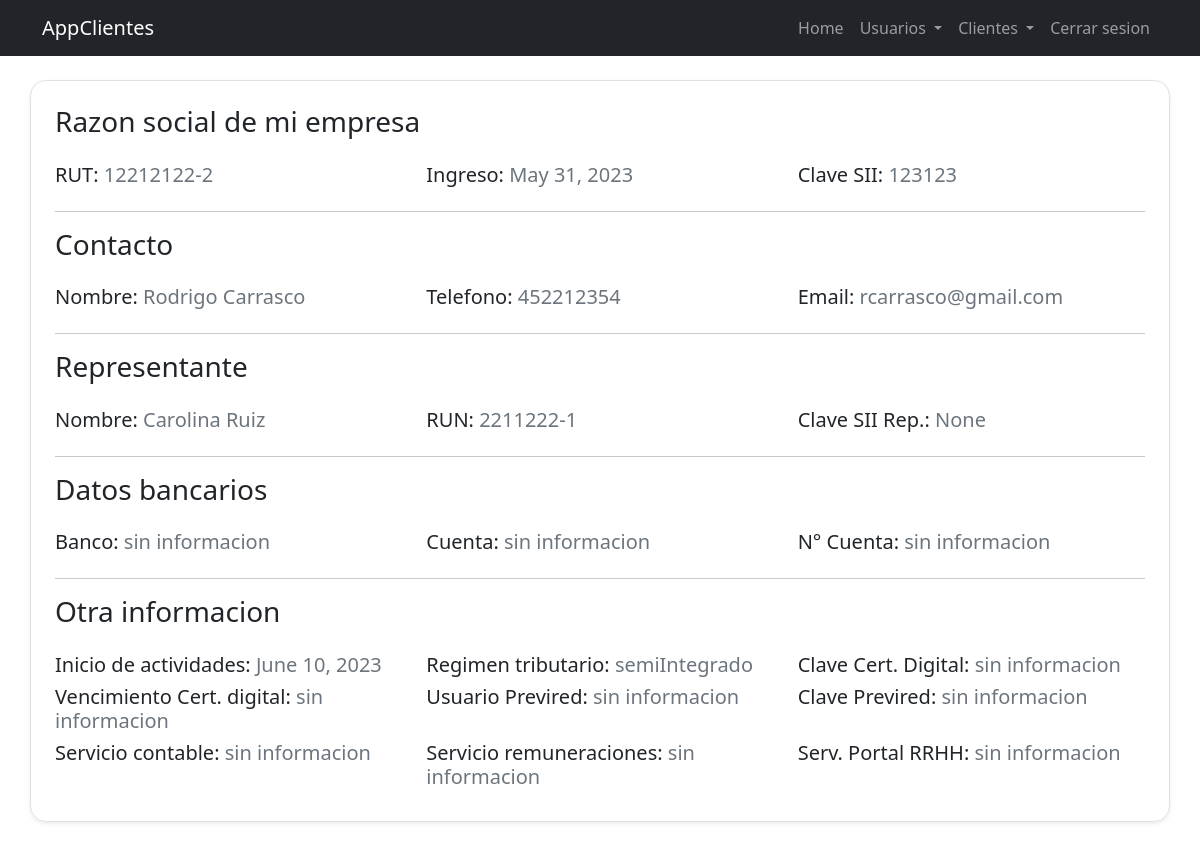
The page /clientes/ver/1/ (signed in) on the database its author committed.
### clientes/models.py (models this page shows, shortened)
class Cliente(models.Model):
    nombreDeFantasia=models.CharField(max_length=60,null=True,blank=True)
    rutEmpresa=models.CharField(max_length=30)
    razonSocial=models.CharField(max_length=100)
    fechaIngresoCliente=models.DateField(max_length=10)
    claveSII=models.CharField(max_length=30)
    nombreContacto1=models.CharField(max_length=50)
    telefonoContacto1=models.CharField(max_length=20)
    emailContacto1=models.EmailField(max_length=60)
    nombreContacto2=models.CharField(max_length=50,null=True,blank=True)
    telefonoContacto2=models.CharField(max_length=20,null=True,blank=True)
    emailContacto2=models.EmailField(max_length=60,null=True,blank=True)
    representanteLegal=models.CharField(max_length=50)
    rutRepresentanteLegal=models.CharField(max_length=30)
    banco=models.CharField(max_length=50,null=True,blank=True)
    tipoCuenta=models.CharField(max_length=50,null=True,blank=True)
    numeroCuenta=models.CharField(max_length=50,null=True,blank=True)
    claveSIIRepresentante=models.CharField(max_length=30,null=True,blank=True)
    inicioActividades=models.DateField(max_length=10)
    regimenTributario=models.CharField(max_length=60)
    claveCertificadoDigital=models.CharField(max_length=30,null=True,blank=True)
    vencimientoCertificadoDigital=models.DateField(max_length=10,null=True,blank=True)
    usuarioPrevired=models.CharField(max_length=60,null=True,blank=True)
    clavePrevired=models.CharField(max_length=30,null=True,blank=True)
    servicioContable=models.BooleanField(default=False,null=True,blank=True)
    servicioRemuneraciones=models.IntegerField(null=True,blank=True)
    ServicioPortalRRHH=models.BooleanField(default=False,null=True,blank=True)
    otroServicio=models.CharField(max_length=100,null=True,blank=True)
    estado=models.BooleanField(default=True)
    created=models.DateTimeField(auto_now_add=True)
    user = models.ForeignKey(User, on_delete=models.CASCADE, default=None)

### clientes/views.py (the view)
# urls.py: path('clientes/ver/<int:cliente_id>/', clientes_views.ver_cliente, name="ver_cliente"),
@login_required
def ver_cliente(request, cliente_id):
    cliente = get_object_or_404(Cliente, pk=cliente_id)
    return render(request, 'ver-clientes.html', {'cliente': cliente})

### clientes/templates/ver-clientes.html (shortened to what this page needs)
{% extends 'base.html' %}
{% block content %}
<main class="container">
    <div class="row mb-5">
        <div class="border rounded-4 shadow-sm p-4 col mt-4">
            <h3 class="mb-4">{{cliente.razonSocial}}</h3>
            <div class="row">
                <div class="col">
                    <h5>RUT: <span class="text-secondary">{{cliente.rutEmpresa}}</span></h5>
                </div>
                <div class="col">
                    <h5>Ingreso: <span class="text-secondary">{{cliente.fechaIngresoCliente}}</span></h5>
                </div>
                <div class="col">
                    <h5>Clave SII: <span class="text-secondary">{{cliente.claveSII}}</span></h5>
                </div>
            </div>
            <hr>
            <h3 class="mb-4">Contacto</h3>
            <div class="row">
                <div class="col">
                    <h5>Nombre: <span class="text-secondary">{{cliente.nombreContacto1}}</span></h5>
                </div>
                <div class="col">
                    <h5>Telefono: <span class="text-secondary">{{cliente.telefonoContacto1}}</span></h5>
                </div>
                <div class="col">
                    <h5>Email: <span class="text-secondary">{{cliente.emailContacto1}}</span></h5>
                </div>
            </div>
            <hr>
            <h3 class="mb-4">Representante</h3>
            <div class="row">
                <div class="col">
                    <h5>Nombre: <span class="text-secondary">{{cliente.representanteLegal}}</span></h5>
                </div>
                <div class="col">
                    <h5>RUN: <span class="text-secondary">{{cliente.rutRepresentanteLegal}}</span></h5>
                </div>
                <div class="col">
                    <h5>Clave SII Rep.: <span class="text-secondary">{{cliente.claveSIIRepresentante}}</span></h5>
                </div>
            </div>
            <hr>
            <h3 class="mb-4">Datos bancarios</h3>
            <div class="row">
                {% if cliente.banco %}
                <div class="col">
                    <h5>Banco: <span class="text-secondary">{{cliente.banco}}</span></h5>
                </div>
                {% else %}
                <div class="col">
                    <h5>Banco: <span class="text-secondary">sin informacion</span></h5>
                </div>
                {% endif %}
                {% if cliente.tipoCuenta %}
                <div class="col">
                    <h5>Cuenta: <span class="text-secondary">{{cliente.tipoCuenta}}</span></h5>
                </div>
                {% else %}
                <div class="col">
                    <h5>Cuenta: <span class="text-secondary">sin informacion</span></h5>
                </div>
                {% endif %}
                {% if cliente.numeroCuenta %}
                <div class="col">
                    <h5>N° Cuenta: <span class="text-secondary">{{cliente.numeroCuenta}}</span></h5>
                </div>
                {% else %}
                <div class="col">
                    <h5>N° Cuenta: <span class="text-secondary">sin informacion</span></h5>
                </div>
                {% endif %}
            </div>
            <hr>
            <h3 class="mb-4">Otra informacion</h3>
            <div class="row">
                <div class="col">
                    <h5>Inicio de actividades: <span class="text-secondary">{{cliente.inicioActividades}}</span></h5>
                </div>
                <div class="col">
                    <h5>Regimen tributario: <span class="text-secondary">{{cliente.regimenTributario}}</span></h5>
                </div>
                {% if cliente.claveCertificadoDigital %}
                <div class="col">
                    <h5>Clave Cert. Digital: <span class="text-secondary">{{cliente.claveCertificadoDigital}}</span></h5>
                </div>
                {% else %}
                <div class="col">
                    <h5>Clave Cert. Digital: <span class="text-secondary">sin informacion</span></h5>
                </div>
                {% endif %}
            </div>
            <div class="row">
                {% if cliente.vencimientoCertificadoDigital %}
                <div class="col">
                    <h5>Vencimiento Cert. digital: <span class="text-secondary">{{cliente.vencimientoCertificadoDigital}}</span></h5>
                </div>
                {% else %}
                <div class="col">
                    <h5>Vencimiento Cert. digital: <span class="text-secondary">sin informacion</span></h5>
                </div>
                {% endif %}
                {% if cliente.usuarioPrevired %}
                <div class="col">
                    <h5>Usuario Previred: <span class="text-secondary">{{cliente.usuarioPrevired}}</span></h5>
                </div>
                {% else %}
                <div class="col">
                    <h5>Usuario Previred: <span class="text-secondary">sin informacion</span></h5>
                </div>
                {% endif %}
                {% if cliente.clavePrevired %}
                <div class="col">
                    <h5>Clave Previred: <span class="text-secondary">{{cliente.clavePrevired}}</span></h5>
                </div>
                {% else %}
                <div class="col">
                    <h5>Clave Previred: <span class="text-secondary">sin informacion</span></h5>
                </div>
                {% endif %}
            </div>
            <div class="row">
                {% if cliente.servicioContable %}
                <div class="col">
                    <h5>Servicio contable: <span class="text-secondary">{{cliente.servicioContable}}</span></h5>
                </div>
                {% else %}
                <div class="col">
                    <h5>Servicio contable: <span class="text-secondary">sin informacion</span></h5>
                </div>
                {% endif %}
                {% if cliente.servicioRemuneraciones %}
                <div class="col">
                    <h5>Servicio remuneraciones: <span class="text-secondary">{{cliente.servicioRemuneraciones}}</span></h5>
                </div>
                {% else %}
                <div class="col">
                    <h5>Servicio remuneraciones: <span class="text-secondary">sin informacion</span></h5>
                </div>
                {% endif %}
                {% if cliente.ServicioPortalRRHH %}
                <div class="col">
                    <h5>Serv. Portal RRHH: <span class="text-secondary">{{cliente.ServicioPortalRRHH}}</span></h5>
                </div>
                {% else %}
                <div class="col">
                    <h5>Serv. Portal RRHH: <span class="text-secondary">sin informacion</span></h5>
                </div>
                {% endif %}
            </div>
        </div>
    </div>
</main>
{% endblock %}

### rows shown on the page
Cliente: razonSocial "Razon social de mi empresa", rutEmpresa "12212122-2", fechaIngresoCliente "May 31, 2023", claveSII "123123", nombreContacto1 "Rodrigo Carrasco", telefonoContacto1 "452212354", emailContacto1 "rcarrasco@gmail.com", representanteLegal "Carolina Ruiz", rutRepresentanteLegal "2211222-1", claveSIIRepresentante "None", inicioActividades "June 10, 2023", regimenTributario "semiIntegrado"
